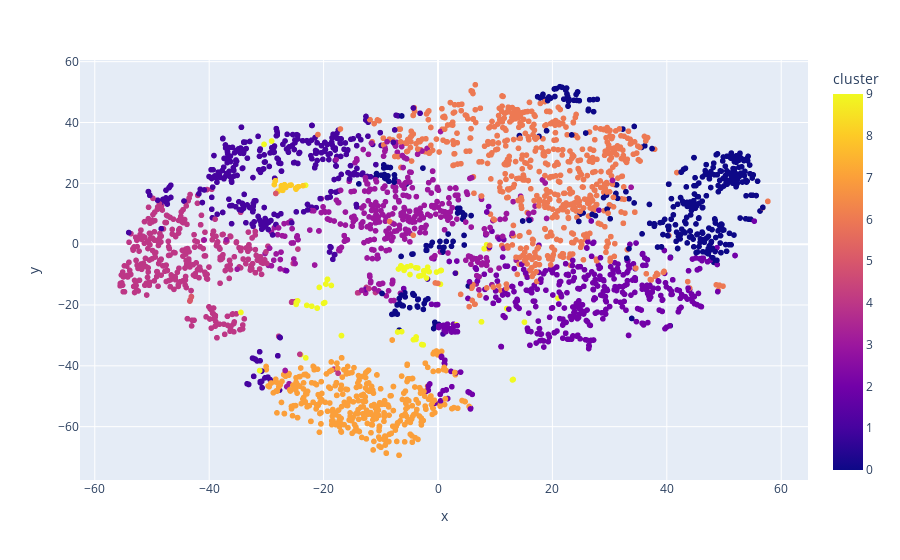

This figure's notebook cell:
### Code cell
# Visualizing the Clusters with t-SNE

from sklearn.manifold import TSNE

tsne_pipeline = Pipeline([('scaler', StandardScaler()), ('tsne', TSNE(n_components=2, verbose=1))])
genre_embedding = tsne_pipeline.fit_transform(X)
projection = pd.DataFrame(columns=['x', 'y'], data=genre_embedding)
projection['genres'] = genre_data['genres']
projection['cluster'] = genre_data['cluster']

fig = px.scatter(
    projection, x='x', y='y', color='cluster', hover_data=['x', 'y', 'genres'])
fig.show()

### Figure 1 — Plotly figure (JSON) as saved in the notebook; plotly's stock layout.template omitted (floating-point values rounded to 4 significant figures; data arrays with more than 128 entries replaced by an {"elided": "..."} marker saying what was removed)
{"data": [{"customdata": {"elided": "2973x1 str values"}, "hovertemplate": "x=%{x}<br>y=%{y}<br>genres=%{customdata[0]}<br>cluster=%{marker.color}<extra></extra>", "legendgroup": "", "marker": {"color": {"elided": "2973 int values"}, "coloraxis": "coloraxis", "symbol": "circle"}, "mode": "markers", "name": "", "showlegend": false, "type": "scattergl", "x": {"elided": "2973 float values"}, "xaxis": "x", "y": {"elided": "2973 float values"}, "yaxis": "y"}], "layout": {"coloraxis": {"colorbar": {"title": {"text": "cluster"}}, "colorscale": [[0, "#0d0887"], [0.1111, "#46039f"], [0.2222, "#7201a8"], [0.3333, "#9c179e"], [0.4444, "#bd3786"], [0.5556, "#d8576b"], [0.6667, "#ed7953"], [0.7778, "#fb9f3a"], [0.8889, "#fdca26"], [1, "#f0f921"]]}, "legend": {"tracegroupgap": 0}, "margin": {"t": 60}, "xaxis": {"anchor": "y", "domain": [0, 1], "title": {"text": "x"}}, "yaxis": {"anchor": "x", "domain": [0, 1], "title": {"text": "y"}}}}
